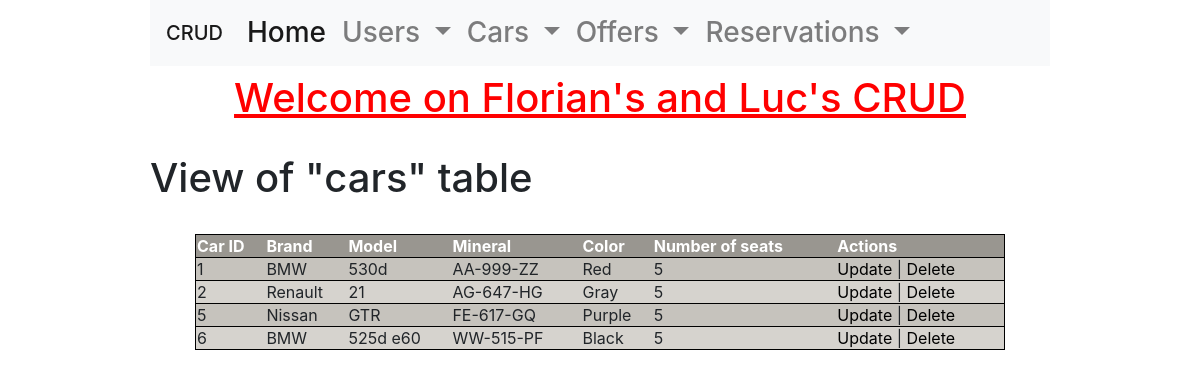
The app's page /class/Views/cars_read.php with its own data.
### tables this page shows
CREATE TABLE `cars` (
  `id` int NOT NULL AUTO_INCREMENT,
  `brand` varchar(255) NOT NULL,
  `model` varchar(255) NOT NULL,
  `mineral` varchar(255) NOT NULL,
  `color` varchar(255) NOT NULL,
  `nbrSlots` int NOT NULL,
  PRIMARY KEY (`id`)
);

### class/Services/DataBaseService.php (called while the page is built, shortened)
<?php
class DataBaseService
{
    private $connection;
    public function __construct()
    {
        try {
            $this->connection = new PDO(
                'mysql:host=' . self::HOST . ';port=' . self::PORT . ';dbname=' . self::DATABASE_NAME,
                self::MYSQL_USER,
                self::MYSQL_PASSWORD
            );
            $this->connection->exec("SET CHARACTER SET utf8");
        } catch (Exception $e) {
            echo 'Erreur : ' . $e->getMessage();
        }
    }
    public function getCars(): array
    {
        $cars = [];
        $sql = 'SELECT * FROM cars';
        $query = $this->connection->query($sql);
        $results = $query->fetchAll(PDO::FETCH_ASSOC);
        if (!empty($results)) {
            $cars = $results;
        }
        return $cars;
    }
}

### class/Services/CarsService.php (called while the page is built, shortened)
<?php
class CarsService
{
    public function getCars(): array
    {
        $cars = [];
        $dataBaseService = new DataBaseService();
        $carsDTO = $dataBaseService->getCars();
        if (!empty($carsDTO)) {
            foreach ($carsDTO as $carDTO) {
                $car = new Car();
                $car->setId($carDTO['id']);
                $car->setBrand($carDTO['brand']);
                $car->setModel($carDTO['model']);
                $car->setMineral($carDTO['mineral']);
                $car->setColor($carDTO['color']);
                $car->setNbrSlots($carDTO['nbrSlots']);
                $cars[] = $car;
            }
        }
        return $cars;
    }
}

### class/Entities/Car.php (called while the page is built, shortened)
<?php
class Car
{
    private $id;
    private $brand;
    private $model;
    private $mineral;
    private $color;
    private $nbrSlots;
    public function getId(): int
    {
        return $this->id;
    }
    public function setId(int $id): self
    {
        $this->id = $id;
        return $this;
    }
    public function getBrand(): string
    {
        return $this->brand;
    }
    public function setBrand(string $brand): self
    {
        $this->brand = $brand;
        return $this;
    }
    public function getModel(): string
    {
        return $this->model;
    }
    public function setModel(string $model): self
    {
        $this->model = $model;
        return $this;
    }
    public function getMineral(): string
    {
        return $this->mineral;
    }
    public function setMineral(string $mineral): self
    {
        $this->mineral = $mineral;
        return $this;
    }
    public function getColor(): string
    {
        return $this->color;
    }
    public function setColor(string $color): self
    {
        $this->color = $color;
        return $this;
    }
    public function getNbrSlots(): int
    {
        return $this->nbrSlots;
    }
    public function setNbrSlots(int $nbrSlots): self
    {
        $this->nbrSlots = $nbrSlots;
        return $this;
    }
}

### class/Controllers/CarsController.php (the view, shortened to what this page needs)
<?php
class CarsController
{
    public function getCars(): string
    {
        $html = '';
        $carService = new CarsService();
        $cars = $carService->getCars();
        foreach ($cars as $car) {
            $html .=
            '<tr>'.
            '<td>'.$car->getId().'</td>'.
            '<td>'.$car->getBrand().'</td>'.
            '<td>'.$car->getModel().'</td>'.
            '<td>'.$car->getMineral().'</td>'.
            '<td>'.$car->getColor().'</td>'.
            '<td>'.$car->getNbrSlots().'</td>'.
            '<td>'.
            '<a href="cars_update.php?id='.$car->getId().'">Update</a>'.
            ' | '.
            '<a href="cars_delete.php?id='.$car->getId().'">Delete</a>'.
            '</td>';
        }
        return $html;
    }
}

### index.css (style rules this page uses)
html { width: 75%; margin: auto; font-family: 'K2D'; }
table a { color: black; text-decoration: none; }
tr { text-align: left; border: 1px solid black; }
tr:nth-child(even) { background: #c6c3bd; }
tr:nth-child(odd) { background: #d6d3ce; }

### records on screen
cars: id "1", brand "BMW", model "530d", mineral "AA-999-ZZ", color "Red", nbrSlots "5"
cars: id "2", brand "Renault", model "21", mineral "AG-647-HG", color "Gray", nbrSlots "5"
cars: id "5", brand "Nissan", model "GTR", mineral "FE-617-GQ", color "Purple", nbrSlots "5"
cars: id "6", brand "BMW", model "525d e60", mineral "WW-515-PF", color "Black", nbrSlots "5"
